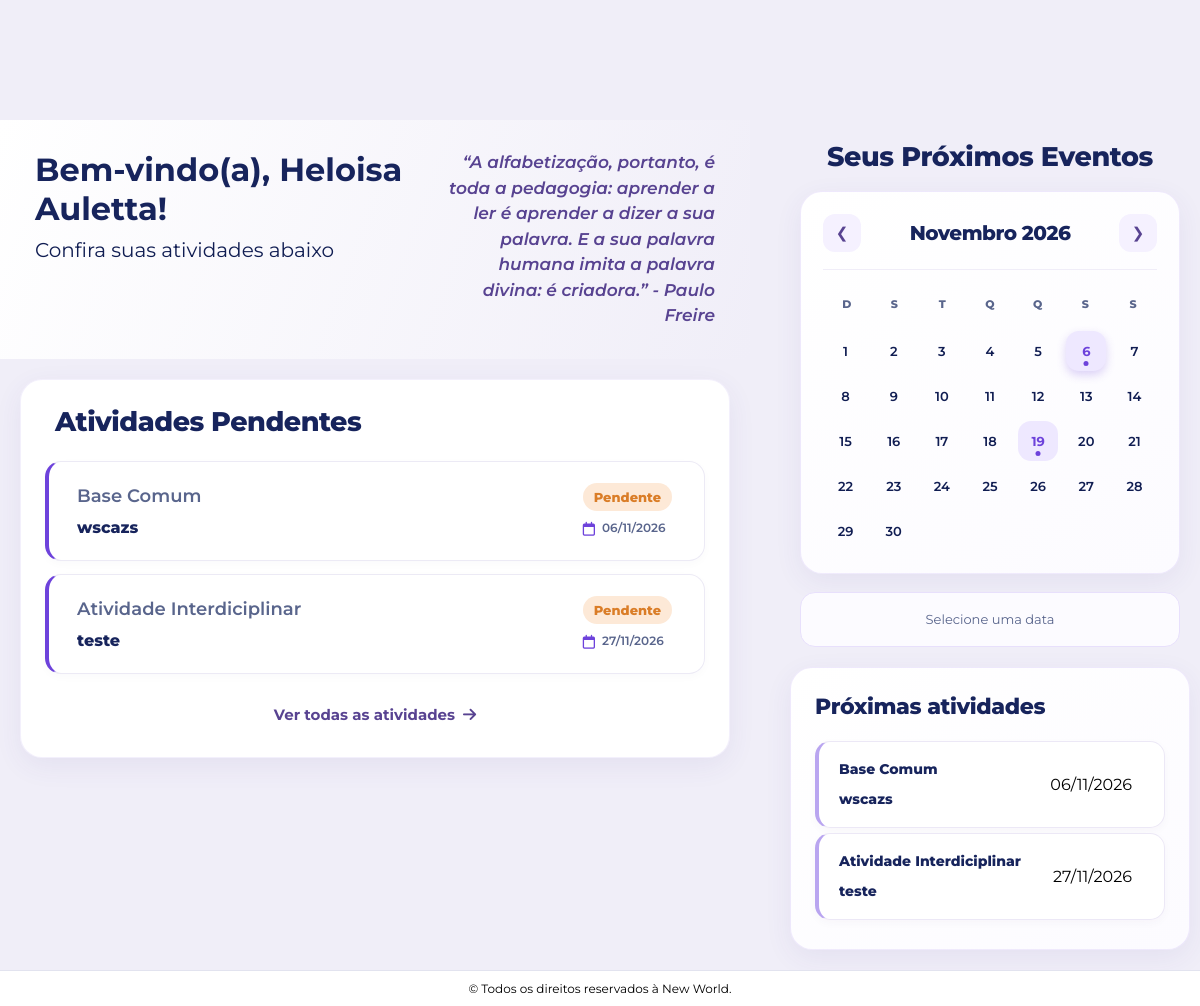
Page /home.php (signed in) on the committed database.
### tables this page shows
CREATE TABLE `atividades` (
  `id` int(10) UNSIGNED NOT NULL,
  `turma_disciplina_id` int(10) UNSIGNED NOT NULL,
  `criador_id` int(10) UNSIGNED NOT NULL,
  `bimestre` tinyint(3) UNSIGNED DEFAULT NULL,
  `titulo` varchar(150) NOT NULL,
  `descricao` text DEFAULT NULL,
  `tipo` enum('tarefa','trabalho','prova','quiz','projeto','leitura') NOT NULL DEFAULT 'tarefa',
  `status` enum('rascunho','publicada','encerrada') NOT NULL DEFAULT 'rascunho',
  `data_limite` datetime DEFAULT NULL,
  `criada_em` datetime NOT NULL DEFAULT current_timestamp(),
  `atualizada_em` datetime NOT NULL DEFAULT current_timestamp() ON UPDATE current_timestamp(),
  `em_grupo` tinyint(1) DEFAULT 0
);

### Settings/auth.php (called while the page is built, shortened)
<?php
function e(?string $value): string
{
    return htmlspecialchars($value ?? '', ENT_QUOTES | ENT_SUBSTITUTE, 'UTF-8');
}

### home.php (the view, shortened to what this page needs)
<?php
require_once __DIR__ . '/Settings/auth.php';
$usuarioId = (int) ($_SESSION['user_id'] ?? 0);
$userName = $_SESSION['user_name'] ?? 'Estudante';
if (!is_string($userName) || trim($userName) === '') {
    $userName = 'Estudante';
} else {
    $userName = trim($userName);
}
$proximasAtividades = [];
$erroAtividades = false;
function homeFormatarData(?string $data): string
{
    $timestamp = strtotime($data);
    return $timestamp === false ? 'Data não definida' : date('d/m/Y', $timestamp);
}
try {
    $pdo = db();
    $sqlAtividades = "
        SELECT DISTINCT
            a.id,
            a.titulo,
            a.descricao,
            a.tipo,
            a.data_limite,
            d.nome AS disciplina
        FROM atividades a
        INNER JOIN turma_disciplinas td
            ON td.id = a.turma_disciplina_id
        INNER JOIN disciplinas d
            ON d.id = td.disciplina_id
        INNER JOIN turma_membros tm
            ON tm.turma_id = td.turma_id
        WHERE tm.aluno_id = :aluno_id
          AND a.status = 'publicada'
          AND (
              a.data_limite IS NULL
              OR a.data_limite >= CURDATE()
          )
          AND NOT EXISTS (
              SELECT 1
              FROM entregas ent
              WHERE ent.atividade_id = a.id
                AND ent.aluno_id = :aluno_entrega
          )
        ORDER BY
            CASE WHEN a.data_limite IS NULL THEN 1 ELSE 0 END ASC,
            a.data_limite ASC,
            a.id DESC
    ";
    $stmt = $pdo->prepare($sqlAtividades);
    $stmt->execute([
        ':aluno_id' => $usuarioId,
        ':aluno_entrega' => $usuarioId,
    ]);
    $atividades = $stmt->fetchAll(PDO::FETCH_ASSOC);
    $proximasAtividades = array_slice($atividades, 0, 5);
} catch (Throwable $erro) {
    error_log(
        'Erro ao carregar atividades da home.php: '
        . $erro->getMessage()
    );
    $erroAtividades = true;
}
?>
<!doctype html>
<html lang="pt-BR">
<head>
    <link rel="stylesheet" href="Styles/home.css">
    <link rel="stylesheet" href="Styles/root.css">
    <link rel="stylesheet" href="https://cdnjs.cloudflare.com/ajax/libs/font-awesome/6.7.2/css/all.min.css">
</head>
<body>
    <main>
        <section class="column-1">
            <section class="welcome">
                <div class="welcome-title">
                    <h1>Bem-vindo(a), <?= e($userName) ?>!</h1>
                    <p>Confira suas atividades abaixo</p>
                </div>
                <div class="onlyPc-quote">“A alfabetização, portanto, é toda a pedagogia: aprender a ler é aprender a
                    dizer a sua palavra. E a sua palavra humana imita a palavra divina: é criadora.” - Paulo Freire
                </div>
            </section>
            <section class="wrapper-activities">
                <div class="activities-header">
                    <div class="activities-title">
                        <h2>Atividades Pendentes</h2>
                    </div>
                </div>
                <div id="cards-container">
                    <?php if ($erroAtividades): ?>
                        <p class="next-message next-error">
                            <i class="fa-solid fa-circle-exclamation"></i>
                            Não foi possível carregar as próximas atividades.
                        </p>
                    <?php else: ?>
                        <?php foreach ($proximasAtividades as $atividade): ?>
                            <?php
                            $titulo = $atividade['titulo'] ?? 'Atividade sem título';
                            $disciplina = $atividade['disciplina'] ?? 'Disciplina não informada';
                            $dataLimite = $atividade['data_limite'] ?? null;
                            $dataFormatada = 'Sem prazo definido';
                            if (!empty($dataLimite)) {
                                $timestamp = strtotime((string) $dataLimite);
                                if ($timestamp !== false) {
                                    $dataFormatada = date('d/m/Y', $timestamp);
                                }
                            }
                            ?>
                            <article class="card-activities">
                                <div class="card-title-date">
                                    <div class="card-activities-title">
                                        <p>
                                            <?= e($disciplina) ?>
                                        </p>
                                        <?= e($titulo) ?>
                                    </div>
                                    <div class="card-activities-info">
                                        <?php $statusAtividade = 'Pendente'; ?>
                                        <span class="card-activities-status">
                                            <?= e($statusAtividade) ?>
                                        </span>
                                        <div class="card-activities-date">
                                            <i class="fa-regular fa-calendar"></i>
                                            <?php if (!empty($dataLimite)): ?>
                                                <time datetime="<?= e((string) $dataLimite) ?>">
                                                    <?= e($dataFormatada) ?>
                                                </time>
                                            <?php else: ?>
                                                <span><?= e($dataFormatada) ?></span>
                                            <?php endif; ?>
                                        </div>
                                    </div>
                            </article>
                        <?php endforeach; ?>
                    <?php endif; ?>
                </div>
                <a href="atividades.php" class="see-all-activities">
                    Ver todas as atividades
                    <i class="fa-solid fa-arrow-right"></i>
                </a>
            </section>
        </section>
        <section class="calendar-section">
            <div class="next-events">
                <h2>Seus Próximos Eventos</h2>
                <div class="calendar">
                    <div class="calendar-header">
                        <button type="button" id="prev" aria-label="Mês anterior">❮</button>
                        <h2 id="month"></h2>
                        <button type="button" id="next" aria-label="Próximo mês">❯</button>
                    </div>
                    <div class="weekdays">
                        <span>D</span><span>S</span><span>T</span><span>Q</span><span>Q</span><span>S</span><span>S</span>
                    </div>
                    <div id="calendarDays" class="days"></div>
                </div>
                <div id="eventInfo">Selecione uma data</div>
            </div>
            <div class="wrapper-next">
                <h2 class="title-next">Próximas atividades</h2>
                <div id="upcoming-activities-container">
                    <?php if ($erroAtividades): ?>
                        <p>Não foi possível carregar as próximas atividades.</p>
                    <?php elseif (empty($proximasAtividades)): ?>
                        <p>Nenhuma atividade pendente encontrada.</p>
                    <?php else: ?>
                        <?php foreach ($proximasAtividades as $atividade): ?>
                            <article class="card-next">
                                <h3><?= e($atividade['disciplina'] ?? 'Disciplina') ?></h3>
                                <h4><?= e($atividade['titulo'] ?? 'Atividade sem título') ?></h4>
                                <?php if (!empty($atividade['data_limite'])): ?>
                                    <span class="data-evento">
                                        <time datetime="<?= e($atividade['data_limite']) ?>">
                                                <?= e(homeFormatarData((string) $atividade['data_limite'])) ?>
                                        </time>
                                    </span>
                                <?php else: ?>
                                    <p>Sem data de entrega definida</p>
                                <?php endif; ?>
                            </article>
                        <?php endforeach; ?>
                    <?php endif; ?>
                </div>
            </div>
        </section>
    </main>
    <footer class="footer">
        © Todos os direitos reservados à New World.
    </footer>
</body>
</html>

### Styles/root.css (style rules this page uses)
:root { --main-purple: #584391; --brand-purple: rgba(109, 66, 219, 1); --light-purple: #7351df; --soft-purple: #f1edff; --title-blue: #17245c; --text-blue: #101d52; --secondary-blue: #59658c; --background: #f0eef8; --white: #ffffff; --border: #e2e3ef; --shadow: 0 4px 20px rgba(31, 37, 70, .06); --shadow-hover: 0 8px 28px rgba(109, 66, 219, .12); --button-shadow: 0 6px 20px rgba(88, 67, 145, 0.3); --radius: 14px; --input-radius: 16px; --card-radius: 18px; --large-radius: 20px; --pill-radius: 100px; }

### rows in the picture
atividades: disciplina "Base Comum", titulo "wscazs", statusAtividade "Pendente", data_limite "06/11/2026"
atividades: disciplina "Atividade Interdiciplinar", titulo "teste", statusAtividade "Pendente", data_limite "27/11/2026"

### other values in the picture
$userName "Heloisa Auletta"
